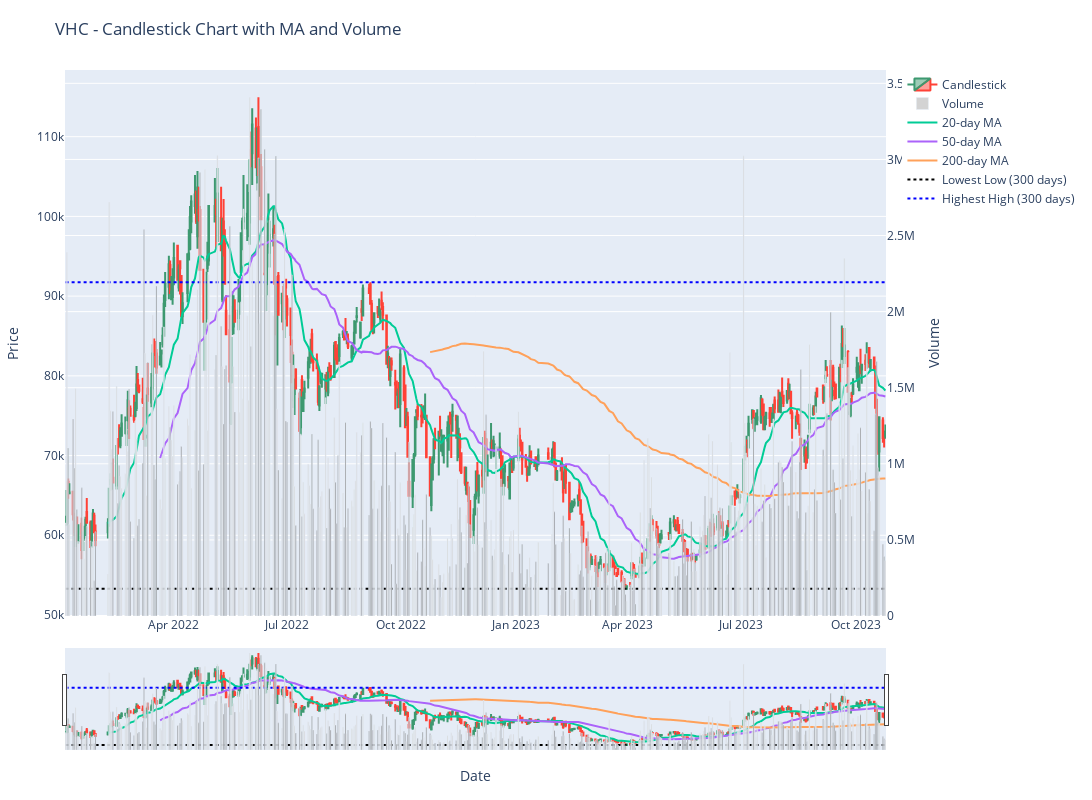

Source (notebook cell):
### Code cell
fig = candlestick_chart(stock, ma_periods=[20, 50, 200], show_volume=True, reference_period=300, figure_size=(15, 8), 
                    title=f'VHC - Candlestick Chart with MA and Volume', x_label='Date', y_label='Price', 
                    colors=('lightgray', 'gray'), reference_colors=('black', 'blue'))
fig.show()

### Figure 1 — Plotly figure (JSON) as saved in the notebook; plotly's stock layout.template omitted (floating-point values rounded to 4 significant figures; data arrays with more than 128 entries replaced by an {"elided": "..."} marker saying what was removed)
{"data": [{"close": {"elided": "452 int values"}, "high": {"elided": "452 int values"}, "low": {"elided": "452 int values"}, "name": "Candlestick", "open": {"elided": "452 int values"}, "type": "candlestick", "x": {"elided": "452 str values"}}, {"marker": {"color": {"elided": "452 str values"}}, "name": "Volume", "type": "bar", "x": {"elided": "452 str values"}, "y": {"elided": "452 int values"}, "yaxis": "y2"}, {"mode": "lines", "name": "20-day MA", "type": "scatter", "x": {"elided": "452 str values"}, "y": {"elided": "452 float values"}}, {"mode": "lines", "name": "50-day MA", "type": "scatter", "x": {"elided": "452 str values"}, "y": {"elided": "452 float values"}}, {"mode": "lines", "name": "200-day MA", "type": "scatter", "x": {"elided": "452 str values"}, "y": {"elided": "452 float values"}}, {"line": {"color": "black", "dash": "dot"}, "mode": "lines", "name": "Lowest Low (300 days)", "type": "scatter", "x": {"elided": "452 str values"}, "y": {"elided": "452 int values"}}, {"line": {"color": "blue", "dash": "dot"}, "mode": "lines", "name": "Highest High (300 days)", "type": "scatter", "x": {"elided": "452 str values"}, "y": {"elided": "452 int values"}}], "layout": {"height": 800, "margin": {"b": 50, "l": 50, "r": 50, "t": 70}, "title": {"text": "VHC - Candlestick Chart with MA and Volume"}, "width": 1500, "xaxis": {"rangeslider": {"visible": true}, "title": {"text": "Date"}}, "yaxis": {"title": {"text": "Price"}}, "yaxis2": {"overlaying": "y", "side": "right", "title": {"text": "Volume"}}}}
